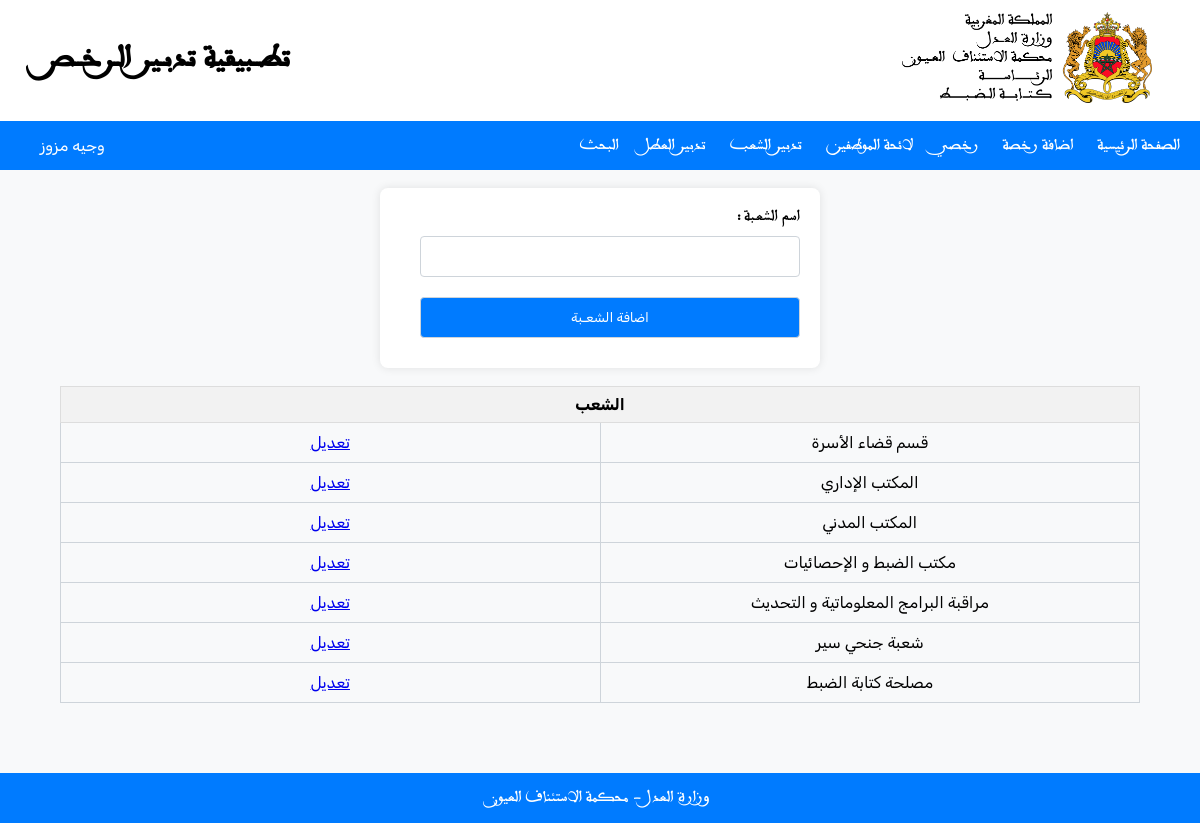
Screenshot of /add_department/ (signed in) with the database file from the repository.
### Manager/models.py (models this page shows, shortened)
class Department(models.Model):
    name = models.CharField(max_length=100)

### Manager/views.py (the view)
# urls.py: path('add_department/', add_department, name='add_department'),
@login_required
def add_department(request):
    if request.user.employee.isAdmin:
        departments = Department.objects.all()
        context = {
            'department': departments
        }
        if request.method == 'POST':
            name = request.POST.get('name')
            if Department.objects.filter(name=name).exists():
                messages.error(request, 'هذه الشعبة موجودة بالفعل')
                return redirect('add_department')
            department = Department.objects.create(name=name)
            messages.success(request, 'تم اضافة الشعبة بنجاح.')
            return redirect('add_department')
        else:
            return render(request, 'addDepartment.html', context)
    else:
        return HttpResponseRedirect(reverse('not_admin'))

### Manager/templates/addDepartment.html (shortened to what this page needs)
<!DOCTYPE html>
<html lang="ar" dir="rtl">
    <head>
        {% load static %}
        <link rel="stylesheet" type="text/css" href="{% static 'home.css' %}">
    </head>
    <body>
        <div class="header">
            <a href="/home">
                <img class="logo" src="{% static 'images\logo.png' %}" alt="Logo">
            </a>
            <h1 class="title">تطــبيقية تدبـير الـرخــص</h1>
        </div>
        <div class="navbar">
        {% if request.user.employee.isAdmin %}
                <ul>
                    <li><a href="/admin_home">الصفحة الرئيسية</a></li>
                    <li><a href="/add_leave"> اضافة رخصة </a></li>
                    <li><a href="/my_leaves"> رخصي </a></li>
                    <li><a href="/all_employees"> لائحة الموظفين </a></li>
                    <li><a href="/add_department"> تدبير الشعب </a></li>
                    <li><a href="/manage_holidays"> تدبير العطل </a></li>
                    <li><a href="/search"> البحث </a> </li>
                </ul>
                <ul>
                    <li class="username">{{ request.user.get_full_name }}</li>
                </ul>
        {% endif %}
        </div>
        <div class="body">
            <main>
                <form method="post" action="{% url 'add_department' %}">
                    <label for='name'>اسم الشعـبة :</label>
                    <input
                            type="text"
                            id='name'
                            name='name'
                            required
                            oninvalid="this.setCustomValidity(' المرجو ادخال اسم الشعبة  ')"
                            oninput="this.setCustomValidity('')"
                    />
                    <button type="submit">اضافة الشعـبة</button>
                </form>
                <BR>
                <div class="list_departments">
                    <table>
                        <tr>
                            <th colspan="3"> الشعب </th>
                        </tr>
                        {% for department in department  %}
                        <tr>
                            <td>{{ department.name }}</td>
                            <td>
                                <a href="{% url 'edit_department' department.id %}">تعديل</a>
                            </td>
                        {% endfor %}
                    </table>
                </div>
            </main>
        </div>
        <div class="footer">
            <p class="copyright">وزارة العدل - محكمة الاستئناف العيون</p>
        </div>
    </body>
</html>

### Manager/static/home.css (style rules this page uses)
body { font-family: Arabswell, sans-serif; margin: 0; padding: 0; text-align: center; background-color: #f8f9fa; }
.title { font-family: Arabswell, sans-serif; }
.header { font-family: Arabswell, sans-serif; background-color: white; padding: 1% 4%; display: flex; align-items: center; justify-content: space-between; }
.logo { width: 250px; height: auto; }
.footer { color: white; background-color: #007bff; position: fixed; left: 0; bottom: 0; width: 100%; text-align: center; }
.username { float: left; }
.body { padding-top: 1.5%; padding-bottom: 10%; }
.username { font-family: Rubik, serif; }
table { font-family: Rubik, serif; width: 90%; border-collapse: collapse; margin-left: auto; margin-right: auto; }
.body td { padding: 10px; border: 1px solid #ced4da; text-align: center; }
.navbar { background-color: #007bff; color: #fff; display: flex; justify-content: space-between; align-items: center; padding: 15px 20px; }
.navbar ul { list-style-type: none; margin: 0; padding: 0; }
.navbar li { display: inline; margin-left: 20px; }
.navbar li a { text-decoration: none; color: #FFF; }
main form { max-width: 400px; margin: 0 auto; padding: 20px; background-color: white; border-radius: 8px; box-shadow: 0 0 10px rgba(0, 0, 0, 0.1); text-align: right; }
main input[type="name"], main input[type="text"], main input[type="password"], main input[type="button"], main input[type="number"], main button, main input[type="date"], select { font-family: Rubik, serif; width: calc(100% - 20px); padding: 12px; margin-bottom: 10px; margin-top: 10px; border: 1px solid #ced4da; border-radius: 4px; box-sizing: border-box; }
main button { background-color: #007bff; color: white; }
th, td { border: 1px solid #ddd; padding: 8px; text-align: center; width: 18%; }
th { background-color: #f2f2f2; font-weight: bold; }

### rows the page displays
Department: name "قسم قضاء الأسرة"
Department: name "المكتب الإداري"
Department: name "المكتب المدني"
Department: name "مكتب الضبط و الإحصائيات"
Department: name "مراقبة البرامج المعلوماتية و التحديث"
Department: name "شعبة جنحي سير"
Department: name "مصلحة كتابة الضبط"

### other values shown
{{ request.user.get_full_name }} "وجيه مزوز"
